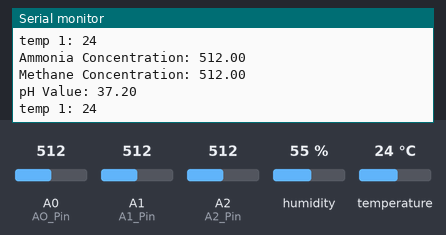
Bench run of a sketch on a simulated Arduino Uno, built with avr-gcc and run on an emulated ATmega328P. Parts: the last lines printed to the serial monitor. Inputs (shaded band) come from the test bench; at power-on: temperature 24 °C, A0 (AO_Pin) = 512, A1 (A1_Pin) = 512, A2 (A2_Pin) = 512, humidity 55 %.

Above: at 6.6 s.
6.7 s: temperature set to 12 °C
At 12.23 s:
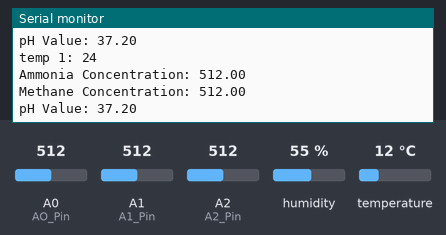
13.2 s: A0 (AO_Pin) set to 716
At 17.64 s:
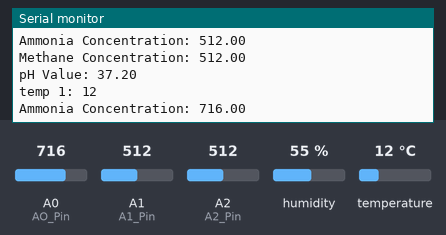
19.7 s: A1 (A1_Pin) set to 716
At 23.67 s:
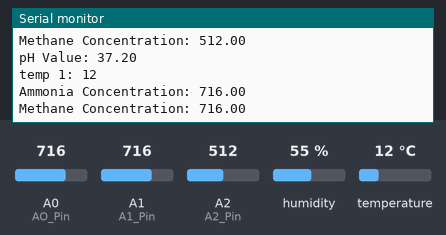
26.2 s: A2 (A2_Pin) set to 716
At 30.5 s:
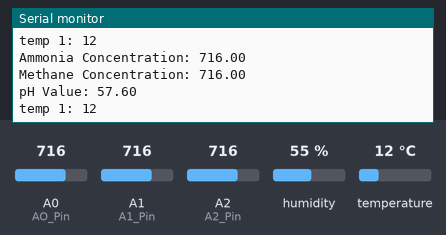
32.7 s: temperature set to 19 °C
At 35.9 s:
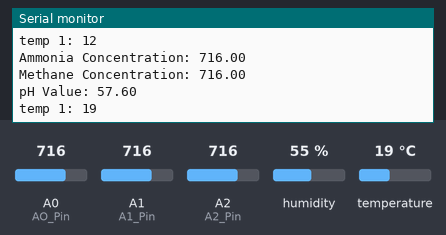
39.2 s: A0 (AO_Pin) set to 992
At 41.36 s:
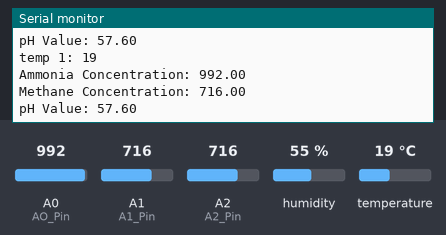
Timing chart, 0 to 42.9 s (numbered marks = the images above; inputs shaded):
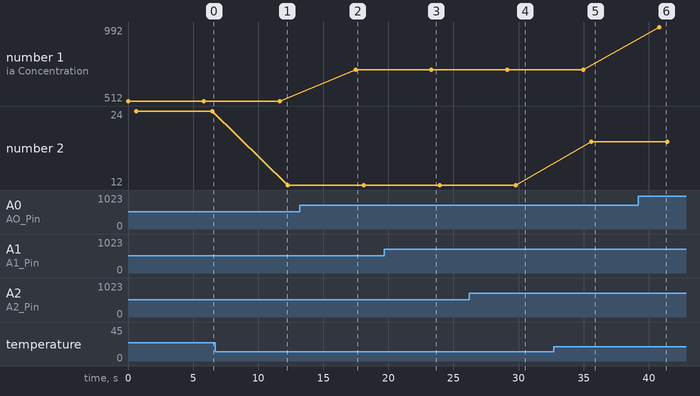

Measured:
- after the input at 13.2 s, the serial monitor: prints a new line after 4.3 s (image 2)
- after the input at 19.7 s, the serial monitor: prints a new line after 3.8 s (image 3)
- after the input at 26.2 s, the serial monitor: prints a new line after 3.3 s (image 4)
- after the input at 32.7 s, the serial monitor: prints a new line after 2.9 s (image 5)
- after the input at 39.2 s, the serial monitor: prints a new line after 1.6 s (image 6)
- plotted number 1: 512 → 716 after the input at 13.2 s, 716 → 992 after the input at 39.2 s
- plotted number 2: 24 → 12 after the input at 6.7 s, 12 → 19 after the input at 32.7 s

The sketch:

main_working.ino
```cpp
#include <DFRobot_DHT11.h>
DFRobot_DHT11 DHT;
#define DHT11_PIN 10


const int AO_Pin = A0;
const int A1_Pin = A1;
const int A2_Pin = A2; // New pin for pH sensor
int AO_Out; // Declare variable to store AO pin reading
int A1_Out; // Declare variable to store A1 pin reading
int A2_Out; // Declare variable to store A2 pin reading

// Calibration parameters
float AO_Slope = 1; // Calibration slope for AO pin
int AO_Offset = 0;   // Calibration offset for AO pin
float A1_Slope = 1; // Calibration slope for A1 pin
int A1_Offset = 0;   // Calibration offset for A1 pin
float A2_Slope = 0.1; // Calibration slope for A1 pin
int A2_Offset = -14;
// You need to define calibration parameters for the new sensor as well

// Set up
void setup() {
  Serial.begin(115200);  // Initialize serial monitor using a baud rate of 115200
}

// Main loop
void loop() {
  Ammonia();
  delay(200); //
  methane();
  delay(200); //
  ph();
  delay(200); //
  temp1();
  delay(200); //

  delay(5000); //

}

void temp1() {
  DHT.read(DHT11_PIN);
  Serial.print("temp 1: ");
  Serial.println(DHT.temperature);
  //  Serial.print("  humi:");
  //  Serial.println(DHT.humidity);
}


void ph() {
  A2_Out = analogRead(A2_Pin); // Read the analog output measurement sample from the pH sensor's A2 pin
  float calibrated_A2 = A2_Out * A2_Slope + A2_Offset; // Apply calibration
  Serial.print("pH Value: "); // Print out the text "pH Value: "
  Serial.println(calibrated_A2); // Print out the calibrated value
}
void methane() {
  A1_Out = analogRead(A1_Pin); // Read the analog output measurement sample from the MQ4 sensor's A1 pin
  float calibrated_A1 = A1_Out * A1_Slope + A1_Offset; // Apply calibration
  Serial.print("Methane Concentration: "); // Print out the text "Methane Concentration: "
  Serial.println(calibrated_A1); // Print out the calibrated value
}
void Ammonia() {
  AO_Out = analogRead(AO_Pin); // Read the analog output measurement sample from the MQ4 sensor's AO pin
  float calibrated_AO = AO_Out * AO_Slope + AO_Offset; // Apply calibration
  Serial.print("Ammonia Concentration: "); // Print out the text "Ammonia Concentration: "
  Serial.println(calibrated_AO); // Print out the calibrated value
}
```
